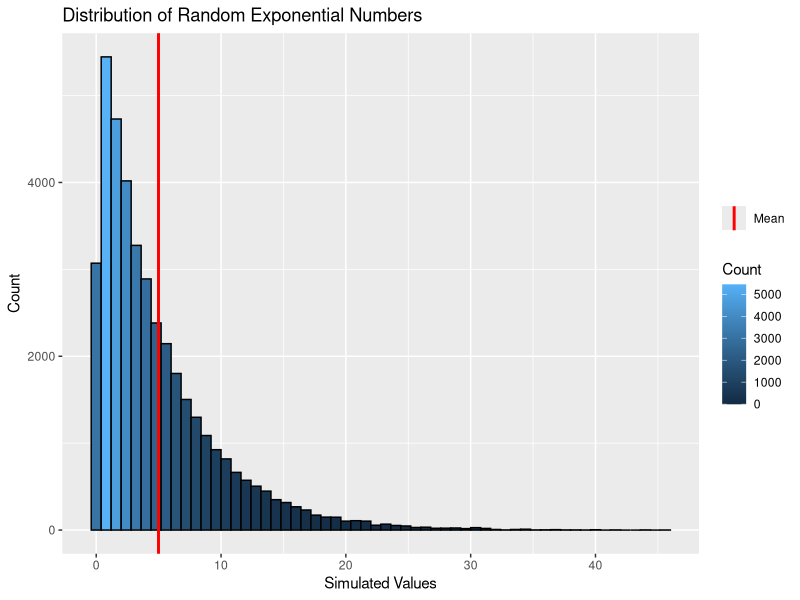

This figure's R source: (Note: this script raises an error after producing the figure.)
## ---- chunk 1
knitr::opts_chunk$set( echo = TRUE );
library(ggplot2);
set.seed(397413653);
## ---- chunk 2
sim.matrix = matrix( rexp( 40000, 0.2 ), 1000, 40 );
raw.mean = mean( as.vector( sim.matrix ) );
raw.sd = sd( as.vector( sim.matrix ) );
## ---- chunk 3
sim.means = apply( sim.matrix, 1, mean );
sim.mean = mean( sim.means );
## ---- chunk 4
sim.variance = var( sim.means );
sim.sd = sd( sim.means );
## ---- chunk 5
raw.histogram =
    ggplot( show.legend = TRUE ) + aes( as.vector( sim.matrix ) ) +
    geom_histogram( binwidth = 0.8, col = "black", aes( fill = ..count.. ) ) +
    xlab( "Simulated Values" ) + ylab("Count") +
    ggtitle( "Distribution of Random Exponential Numbers" ) +
    geom_vline( aes( xintercept = raw.mean, color = "Mean" ), size = 1 ) +
    scale_color_manual( name = "", values = c( Mean = "red" ) ) +
    scale_fill_continuous( name = "Count" );
print( raw.histogram );
## ---- chunk 6
sim.histogram =
    ggplot( show.legend = TRUE ) + aes( sim.means ) +
    geom_histogram( binwidth = 0.15, col = "black", aes( fill = ..count.. ) ) +
    xlab( "Sample Means" ) + ylab("Count") +
    ggtitle(
        "Distribution of Sample Means for Random Exponential Numbers"
    ) +
    geom_vline( aes( xintercept = sim.mean, color = "Mean" ), size = 1 ) +
    scale_color_manual( name = "", values = c( Mean = "red" ) ) +
    scale_fill_continuous( name = "Count" ) +
    stat_function(
        fun = function(x, mean, sd, n, bw) dnorm(x=x,mean=mean,sd=sd)*n*bw,
        color = "green3",
        size = 1.5,
        args = list( mean = sim.mean, sd = sim.sd, n = 1000, bw = 0.15 )
    );
print( sim.histogram );
## ---- chunk 7
sessionInfo();
